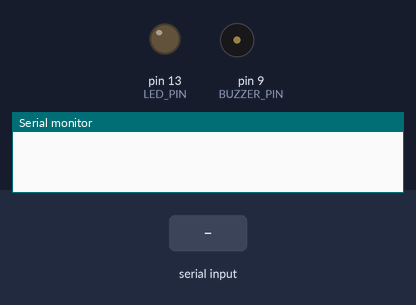
Simulated run of this sketch. Board: Arduino Uno, built with avr-gcc and run on an emulated ATmega328P. Parts: output pins drawn as LEDs (lit = HIGH), buzzer (waves = sounding), the last lines printed to the serial monitor. Dashed ring = blinking. The inputs (shaded band) are chosen by the test bench.

Above: at 2.5 s.
2.6 s: "ALARM_ON\n" received over Serial
At 2.68 s:
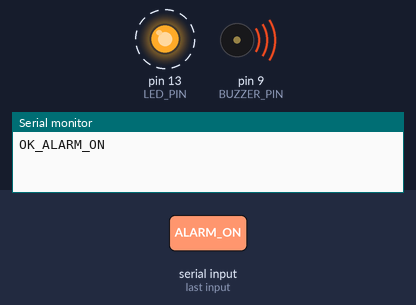
5.6 s: "ALARM_OFF\n" received over Serial
At 5.9 s:
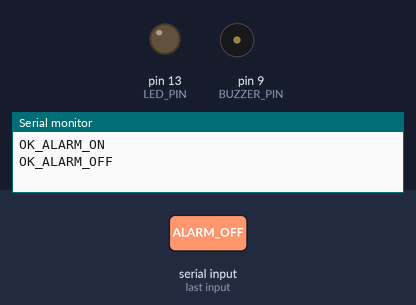
7.1 s: "TEST\n" received over Serial
At 7.32 s:
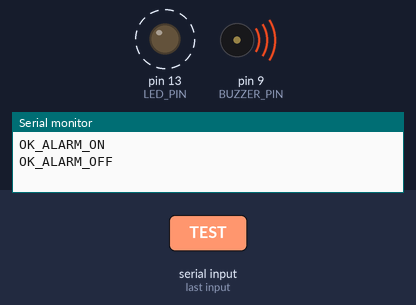
Timing chart, 0 to 10.6 s (numbered marks = the images above; inputs shaded):
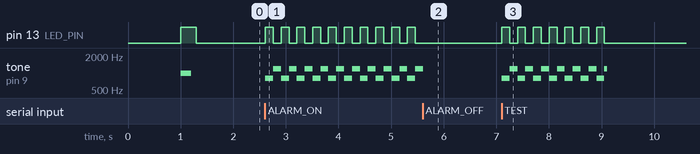

Measured:
- after the input at 2.6 s, pin 13 (LED_PIN): alternates HIGH for 0.15 s and LOW for 0.15 s, starting at once; tone on pin 9 (BUZZER_PIN): alternates 1200 Hz for 0.15 s and 800 Hz for 0.15 s, starting at once
- after the input at 5.6 s, pin 13 (LED_PIN): stops changing and stays LOW
- after the input at 7.1 s, pin 13 (LED_PIN): alternates HIGH for 0.15 s and LOW for 0.15 s, 14 changes in all, then stays LOW, starting at once; tone on pin 9 (BUZZER_PIN): plays 800 Hz for 0.15 s, 1200 Hz for 0.15 s, 800 Hz for 0.15 s, 1200 Hz for 0.15 s, 800 Hz for 0.15 s, 1200 Hz for 0.15 s … (14 notes in this stretch), starting at once

The sketch:

sketch_dec9a.ino
```cpp
// Código Arduino para alarma - SONIDO DE ALARMA REAL
const int BUZZER_PIN = 9;
const int LED_PIN = 13;

bool alarmActive = false;
unsigned long previousMillis = 0;
int toneState = 0;

void setup() {
  Serial.begin(9600);
  pinMode(BUZZER_PIN, OUTPUT);
  pinMode(LED_PIN, OUTPUT);

  // Asegurar que todo esté apagado al inicio
  digitalWrite(LED_PIN, LOW);
  digitalWrite(BUZZER_PIN, LOW);
  noTone(BUZZER_PIN);

  // Señal de inicio
  delay(1000);
  digitalWrite(LED_PIN, HIGH);
  tone(BUZZER_PIN, 1000, 200);
  delay(300);
  digitalWrite(LED_PIN, LOW);
}

void loop() {
  // Verificar comandos seriales
  if (Serial.available() > 0) {
    String command = Serial.readStringUntil('\n');
    command.trim();

    if (command == "ALARM_ON") {
      alarmActive = true;
      Serial.println("OK_ALARM_ON");
    }
    else if (command == "ALARM_OFF") {
      alarmActive = false;
      digitalWrite(LED_PIN, LOW);
      noTone(BUZZER_PIN);
      digitalWrite(BUZZER_PIN, LOW);
      Serial.println("OK_ALARM_OFF");
    }
    else if (command == "TEST") {
      // Test de alarma por 2 segundos
      unsigned long testStart = millis();
      while (millis() - testStart < 2000) {
        playAlarmSound();
      }
      digitalWrite(LED_PIN, LOW);
      noTone(BUZZER_PIN);
      Serial.println("OK_TEST");
    }
  }

  // Si la alarma está activa, reproducir sonido
  if (alarmActive) {
    playAlarmSound();
  }
}

void playAlarmSound() {
  unsigned long currentMillis = millis();

  // Patrón de sirena: alterna entre dos tonos cada 150ms
  if (currentMillis - previousMillis >= 150) {
    previousMillis = currentMillis;

    if (toneState == 0) {
      tone(BUZZER_PIN, 800);  // Tono bajo
      digitalWrite(LED_PIN, HIGH);
      toneState = 1;
    }
    else if (toneState == 1) {
      tone(BUZZER_PIN, 1200); // Tono alto
      digitalWrite(LED_PIN, LOW);
      toneState = 2;
    }
    else if (toneState == 2) {
      tone(BUZZER_PIN, 800);  // Tono bajo
      digitalWrite(LED_PIN, HIGH);
      toneState = 3;
    }
    else {
      tone(BUZZER_PIN, 1200); // Tono alto
      digitalWrite(LED_PIN, LOW);
      toneState = 0;
    }
  }
}
```
